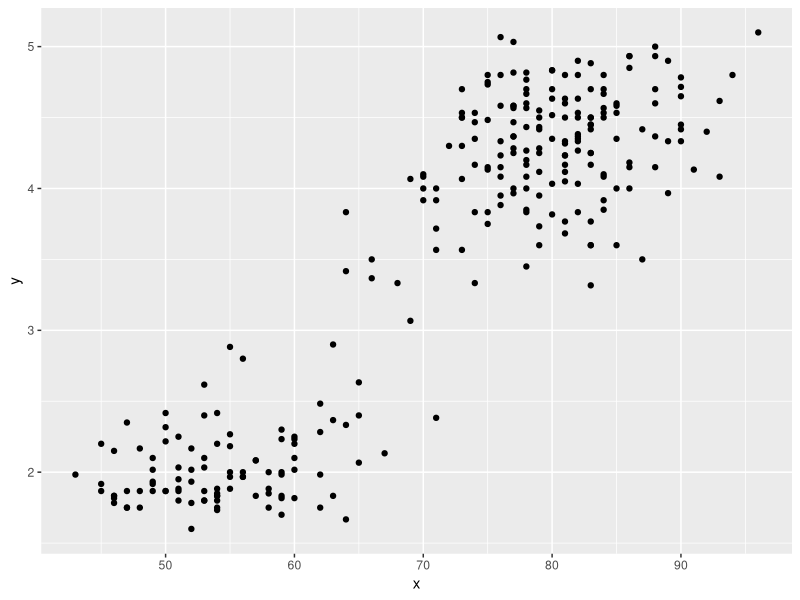
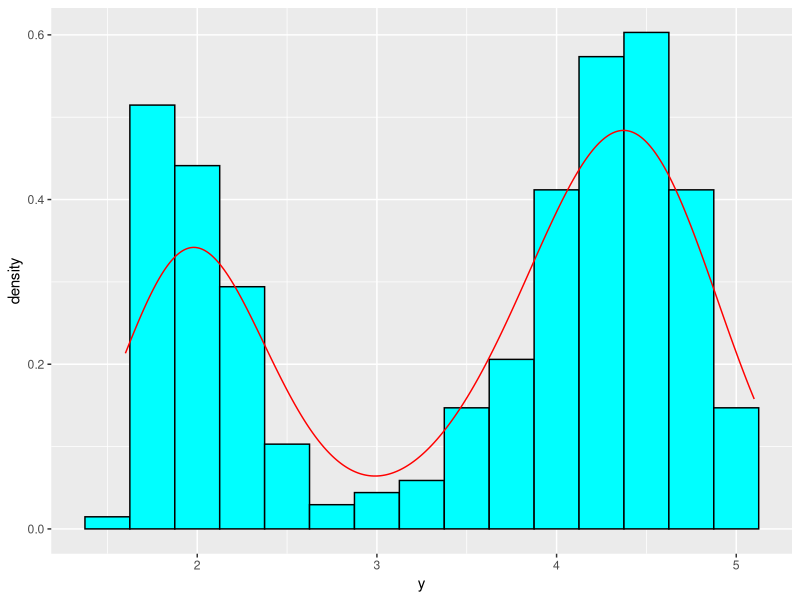

Source code (R) for these figures, in order:
library(ggplot2)

df <- data.frame(x=faithful$waiting,y=faithful$eruptions)
ggplot(df, aes(x=x, y=y)) + geom_point()

p <- ggplot(df) + 
  geom_histogram(aes(x=y, y=..density..),
                 binwidth=0.25, fill="cyan", color="black")
p + geom_density(data=faithful,aes(x=eruptions), color="red")

df <- data.frame(x=faithful$eruptions)

theta <- list(
  pi=0.5,
  mu=c(2,5),
  sig=c(1,1)
)

#logL<-NULL; mus<-seq(min(df$x),max(df$x),length=100); mu<- 1

#logLike <- function(mu,data=df$x){sum(dnorm(df$x,mu))}
#max.logL <- optim(1,logLike,df$x,control=list(fnscale=-1))

#for(i in 1:length(mus)){logL[i]<-logLike(mus[i],df$x)}
